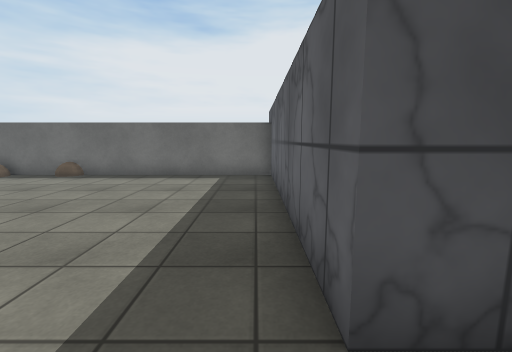
View 1 (above)

12 first-person views from a walk through a scene from a Unity 3-D project. The camera is 1.3 m above the floor, tilts 8° down and sees 90° across. The floor is counted in squares, 1 m on a side. Each view is taken from the middle of a square. On the plan, view 1 faces up. The plan holds only what a view shows up to about 13 squares ahead; the rest is blank. The place goes on beyond the plan. The player character is not drawn. Surface patterns are stand-ins for the level's own textures.

View 2
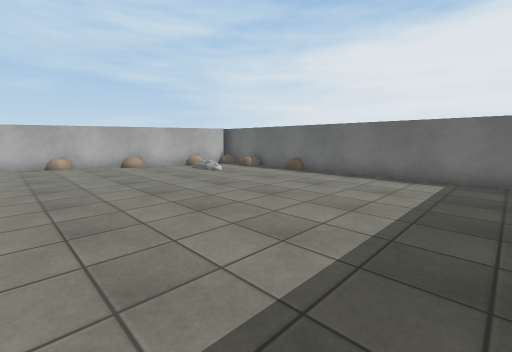

View 3
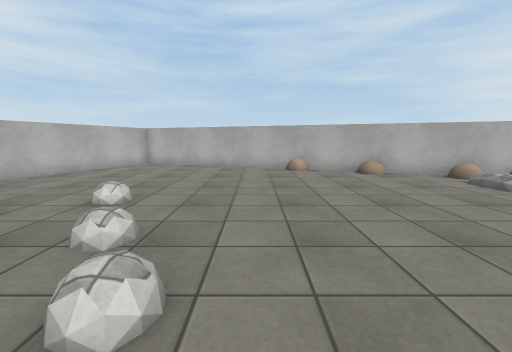

View 4
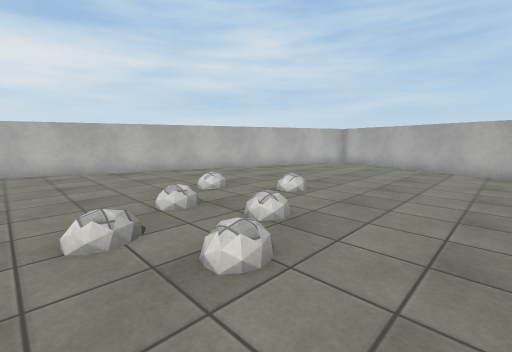

View 5
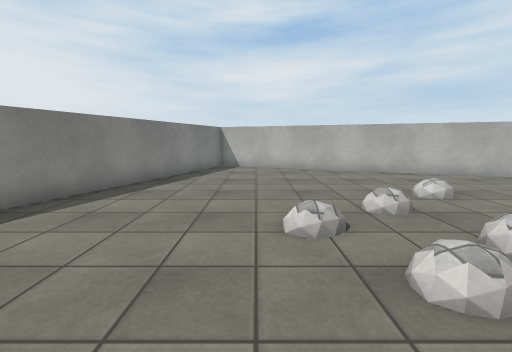

View 6
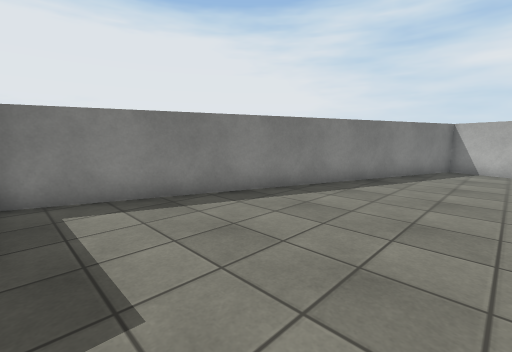

View 7
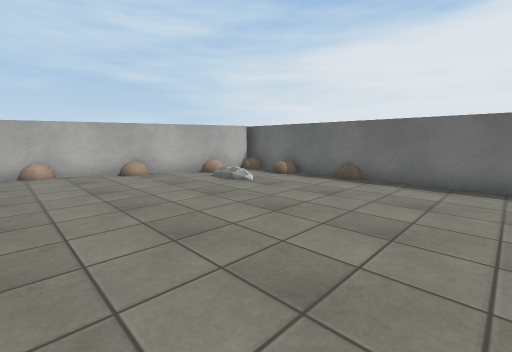

View 8
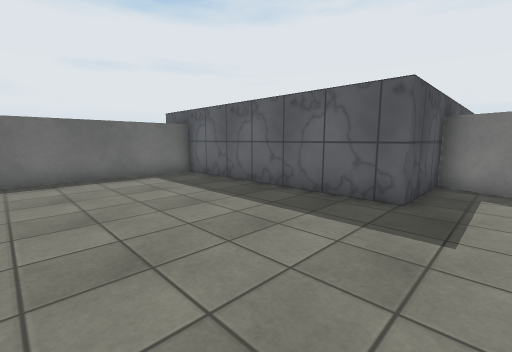

View 9
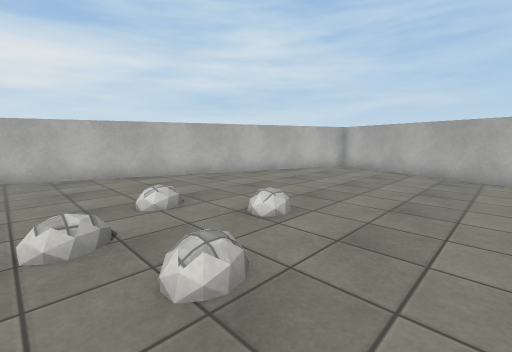

View 10
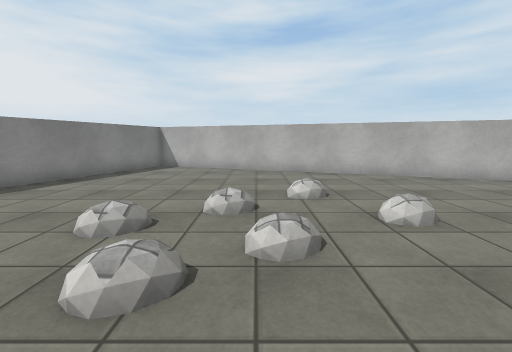

View 11
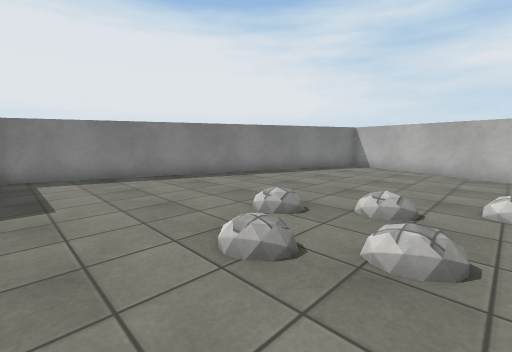

View 12
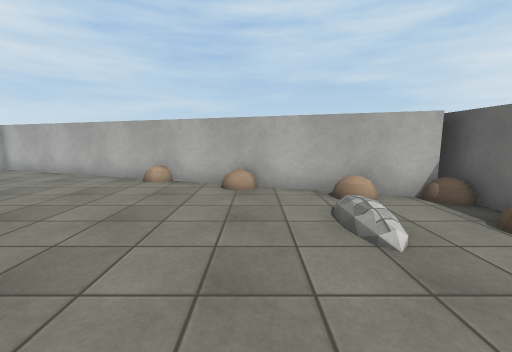

### Floor plan
Key: @ floor where view 1 was taken; # wall or solid block; . main floor; : floor 0.25 m higher than the main floor; / step, stairs or slope; O other object.
Columns run from 17 left of view 1 to 4 right of it. Each row starts with its distance up from view 1.
 10        ############
  9      ## ://.......#
  8     ##............#
  7     #O//..........#
  6     #.............#
  5     #.............#
  4    ##.............#
  3    #..............#
  2   ##..............####
  1   #..................#
  0   #..............@..##
 -1  ##.........O.......#
 -2  #.........O........#
 -3 ##...........O.....##
 -4 #..................#
 -5 #.........O.......##
 -6 #.................#
 -7 ####..............#
 -8    ####..........##
 -9       ###........#
-10         ####.....#
-11            ####.##
-12               ###

Positions as (right, up) in squares from view 1, and headings:
1: (0, 0), facing up
2: (0, 0), facing up-left
3: (-3, 0), facing left
4: (-3, 1), facing down-left
5: (-3, 1), facing down
6: (-3, 1), facing down-right
7: (-3, 1), facing up-left
8: (-5, 0), facing up-right
9: (-5, 0), facing down-left
10: (-6, 1), facing down
11: (-7, 1), facing down-right
12: (-6, 5), facing left
